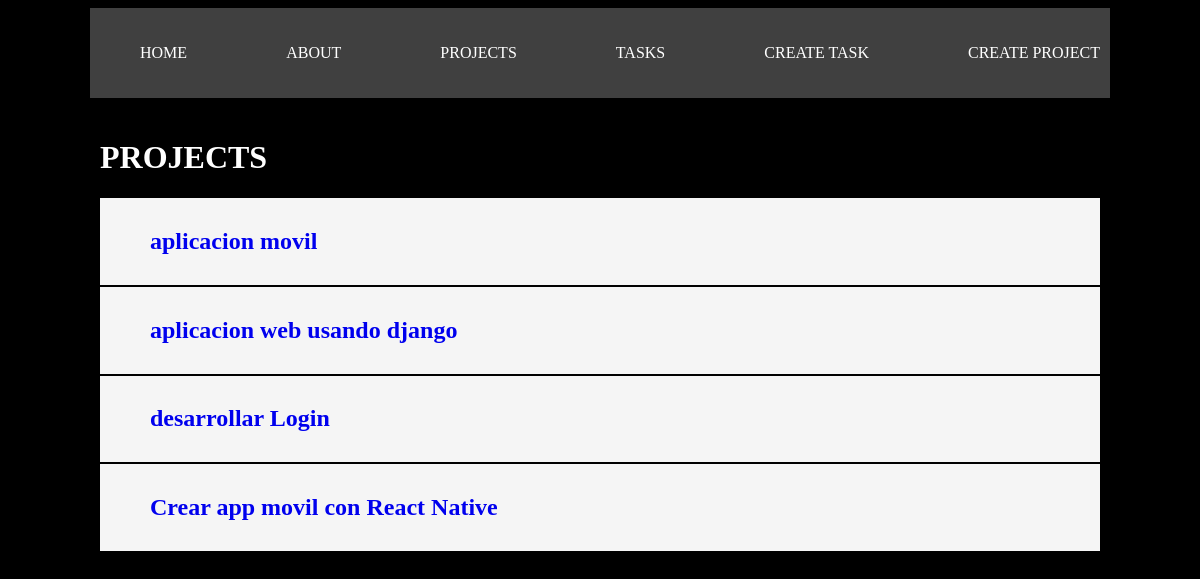
The app's page /projects/, older data.
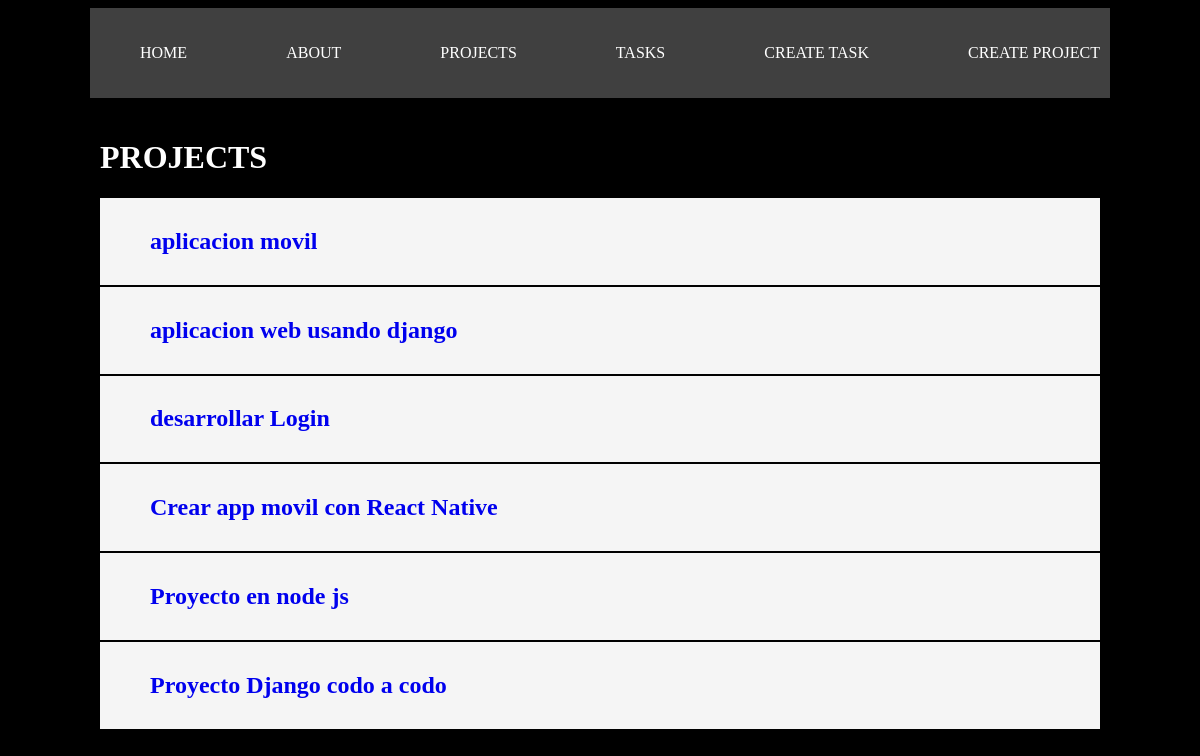
The same page, newer data.
### myapp/models.py (models this page shows, shortened)
class Project(models.Model):
    name = models.CharField(max_length=200)

### myapp/views.py (the view)
# urls.py: path('projects/', views.projects, name='projects'),
def projects(request):
    projects = Project.objects.all()
    return render(request, 'projects/projects.html', {
        'projects': projects
    })

### myapp/templates/projects/projects.html
{% extends 'layout/base.html' %}
{% block content %}
<h1>PROJECTS</h1>
{% for project in projects %}
<article class='cardone'>
    <ul>
        <li>
            <a href=" {% url 'project_detail' project.id %} ">
                <h2>{{project.name}}</h2>
            </a>
        </li>
    </ul>
</article>
{% endfor %}
{% endblock %}

Row changes from the older to the newer data that the page shows:
added Project: name "Proyecto en node js"
added Project: name "Proyecto Django codo a codo"
